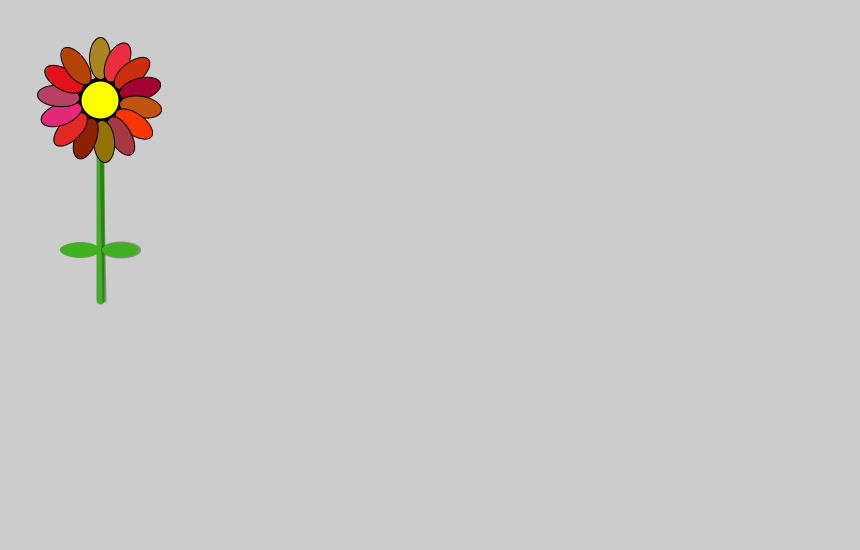
Frame 1 (no input)
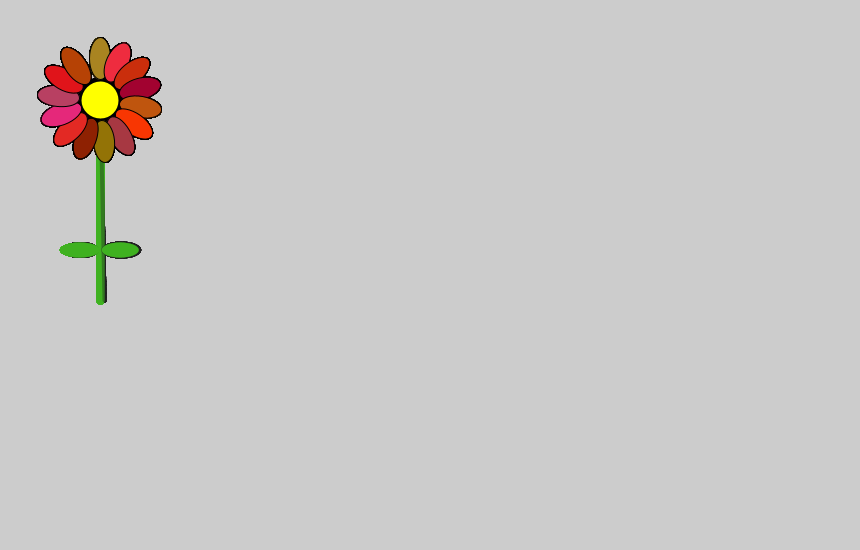
Frame 60 (the mouse pressed at the canvas centre just before this capture)
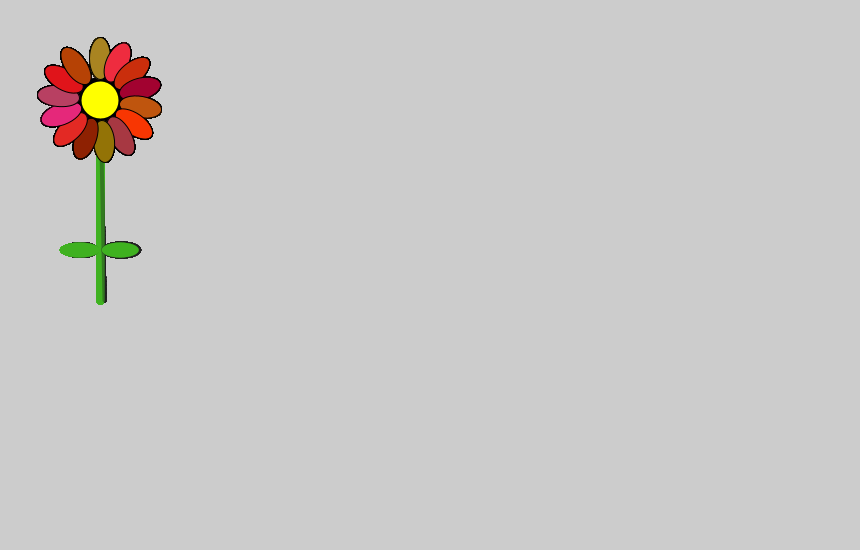
Frame 120 (the mouse held since frame 60 and released just before this capture)

The Processing sketch that drew these frames (run headless with seeded random() and noise(); from frame 60 on, the mouse is pressed at the canvas centre):

// Processing sketch: processing_57580
// ── processing_57580.pde

int petalNum=int(random(8,18));
float deg = 360/petalNum;
color[] colour;
float petalLength;
float petalX, petalY;
float discSize;

void setup(){
  smooth();
  size(860,550);
  //frameRate(1);
  colour = new color[petalNum];
  for(int i = 0; i < petalNum; i++){
    colour[i] = color(random(139,255), random(0,139), random(0,139));
  }
  petalLength=random(40,70);
  discSize=random(30,50);
  petalX=100;
  petalY=100;
  
}

void draw(){
  drawFlower(petalX,petalY);
}

void drawFlower(float _petalX, float _petalY){
  pushMatrix();
  translate(_petalX,_petalY);
  
  stroke(#3FB120);
  strokeWeight(8);
  line(0,0,0,200);
  noFill();
  
  stroke(32,96);
  strokeWeight(4);
  line(0,0,4,200);
  noFill();

  pushMatrix();
  fill (32,96);
  noStroke ();
  translate (discSize/2+1,150);
  ellipse (0,0,40,17);
  popMatrix();
  
  pushMatrix();
  fill (#3FB120);
  noStroke ();
  translate (discSize/2,150);
  ellipse (0,0,37,15);
  popMatrix();
  
  pushMatrix();
  fill (32,96);
  noStroke ();
  translate (-discSize/2+1,150);
  ellipse (0,0,37,16);
  popMatrix();
  
  pushMatrix();
  fill (#3FB120);
  noStroke ();
  translate (-discSize/2,150);
  ellipse (0,0,40,15);
  popMatrix();
  
  fill(255,255,0);
  stroke(0);
  ellipse(0,0,discSize,discSize);

  fill(255);
  strokeWeight(1);
  for (int i=0; i<petalNum; i++){
    pushMatrix();
    float rad = radians(deg*i);
    rotate (rad);
    translate(0,-((discSize+petalLength)/2));
    fill(colour[i]);
    ellipse(0,0,petalLength/2,petalLength);
    popMatrix();
  }
  popMatrix();
}
